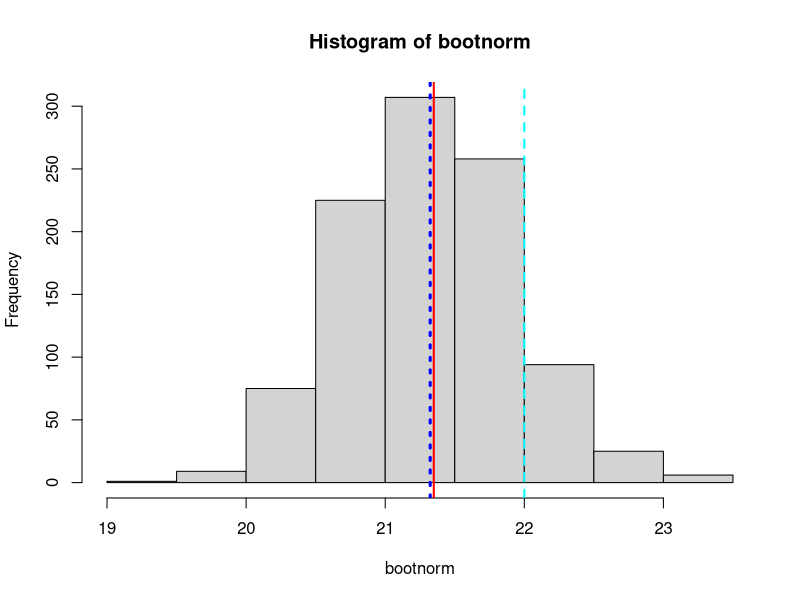

This chart was generated by the following R code:
##########################################################
# Mariana Llamas-Cendon
# MSDS 6303 - 405
# Homework 4
# First random distribution sample
# 19 Oct 2016
##########################################################

# Generate a normal distribution random sample of 50 observations with a mean of 22 and a SD of 5

x <- rnorm(50, 22, 5)

### Find the mean of the sample previously generated.

xbar <-mean(x)
xbar

## To bootstrap, determine number of replications to 1000 
### Initialize vector nrepeats to store the number of replications

nrepeats <-1000

### generate vector called bootnorm to coerce nrepeats into a numeric type (in case is not numeric)

bootnorm <- numeric(nrepeats)

### Use a for loop to bootstrap sample and obtain an estimate of the population mean

for (i in 1:nrepeats){
   bootsamps <-sample(x, 50, replace=TRUE) # initialize vector bootsamps to get a sample for each of the 1000 repetitions, with replacement
   bootnorm[i] <- mean(bootsamps)} # put the mean of that sample into vector bootmean, that will return 1000 sample means from the 1000 bootstrap samples

### Get a summary for the bootstrap sample
summary(bootnorm)

### Create histogram for bootnorm

hist(bootnorm)

### Identify the mean of the random normal distribution sample xbar on the histogram 

abline(v=xbar, col="red", lwd=2)

### Identify the mean of the bootstrap sample on the histogram

abline(v=mean(bootnorm), col="blue", lwd=3, lty=3)

### Compare to the mean of the normal distribution x

abline(v=22, col="cyan", lwd=2, lty=2)

### Calculate standard deviation of bootnorm

sd(bootnorm)

### Calculate the Mean Square Error of the random normal distribution sample to see if it is close to the standard deviation of the boostrap sample.

msqerror <- sd(x)/sqrt(50)
msqerror

